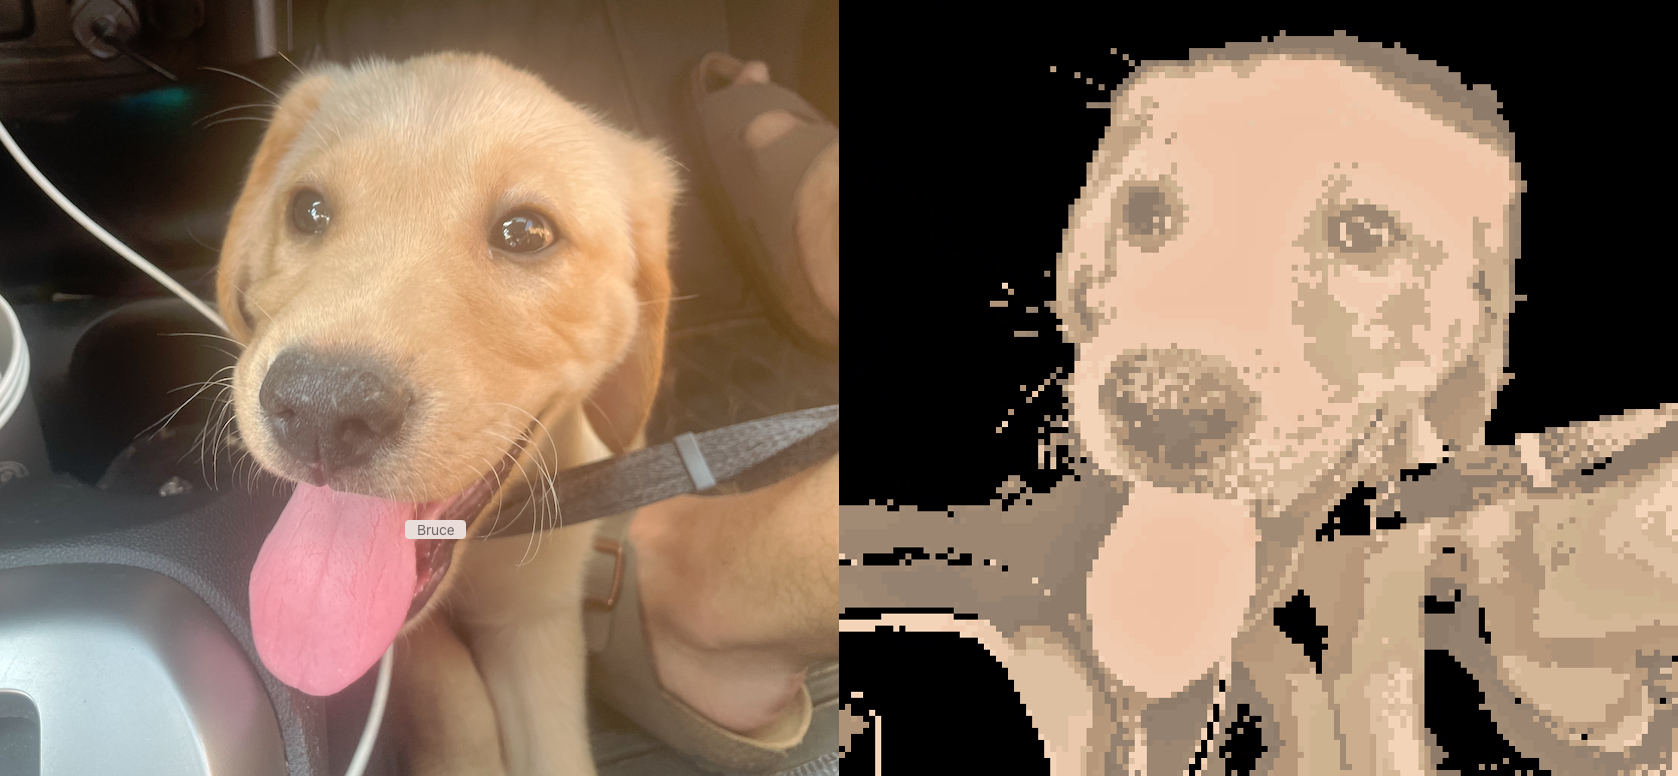

The Python source for this figure:
import numpy as np
from PIL import Image

# Open the images
image2 = Image.open('bruce2.png').convert('RGBA')
image1 = Image.open('bruce1.png').convert('RGBA')

# Ensure second image is the same size as the first
image2 = image2.resize(image1.size)

# Crop the images
crop_width = 0  # The amount to crop from each side
image1 = image1.crop((crop_width, 0, image1.width - crop_width, image1.height))
image2 = image2.crop((crop_width, 0, image2.width - crop_width, image2.height))

# Convert images to numpy arrays
image1_np = np.array(image1)
image2_np = np.array(image2)

# Concatenate the images along the second axis (side by side)
final_image_np = np.concatenate((image1_np, image2_np), axis=1)

# Convert the final image back to a PIL Image and save it
final_image = Image.fromarray(final_image_np.astype(np.uint8))
final_image.save('bruce3.png')